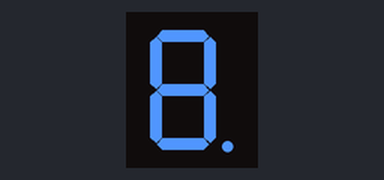
The sketch below on a simulated Arduino Uno, built with avr-gcc and run on an emulated ATmega328P. Shown: 1-digit seven-segment display. Wiring (from diagram.json): 1-digit 7-segment display, segments lit when LOW: segments pin 2, pin 3, pin 4, pin 5, pin 6, pin 7, pin 8, pin 9. The segment pins are drawn as the display they are named for.

Above: at 0.1 s.
At 1.1 s:
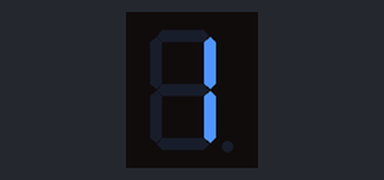
At 2.6 s:
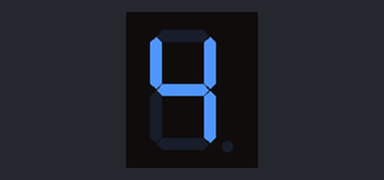
At 5.1 s:
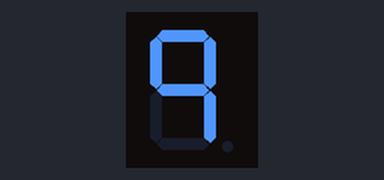
At 7.6 s:
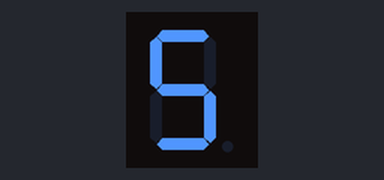
At 10.1 s:
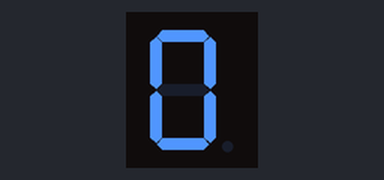

The sketch:

sketch.ino
```cpp
int Pino[] = {2,3,4,5,6,7,8,9};
byte sete_segmentos[20][8] = {{0,0,0,0,0,0,1,1},
                              {1,0,0,1,1,1,1,1},
                              {0,0,1,0,0,1,0,1},
                              {0,0,0,0,1,1,0,1},
                              {1,0,0,1,1,0,0,1},
                              {0,1,0,0,1,0,0,1},
                              {0,1,0,0,0,0,0,1},
                              {0,0,0,1,1,1,1,1},
                              {0,0,0,0,0,0,0,1},
                              {0,0,0,1,1,0,0,1},
                              {0,0,0,1,1,0,0,1},
                              {0,0,0,0,0,0,0,1},
                              {0,0,0,1,1,1,1,1},
                              {0,1,0,0,0,0,0,1},
                              {0,1,0,0,1,0,0,1},
                              {1,0,0,1,1,0,0,1},
                              {0,0,0,0,1,1,0,1},
                              {0,0,1,0,0,1,0,1},
                              {1,0,0,1,1,1,1,1},
                              {0,0,0,0,0,0,1,1},
                              };

void setup() {
  for(int i=0; i<8; i++){
    pinMode(Pino[i], OUTPUT);
  }
}

void escreveSeteSeg(byte cont){
  byte pino = 2;
  for(byte contSeg = 0; contSeg <14; contSeg++){
    digitalWrite(pino, sete_segmentos[cont][contSeg]);
    pino++;
  }
}

void loop() {
  for(byte contador=0; contador <= 18; contador++){
    delay(500);
    escreveSeteSeg(contador);
  }
}


// cima
// lado direito cima
// lado direito baixo
// baixo
// lado esquerdo baixo
// lado esquerdo cima
// meio 
```

Measured:
- by itself, everything shown: repeats every 9.5 s, in 18 steps
- what the display in image 1 shows lasts 0.5 s, from 1.0 s to 1.5 s
- what the display in image 3 shows lasts 1.0 s, from 5.0 s to 6.0 s
